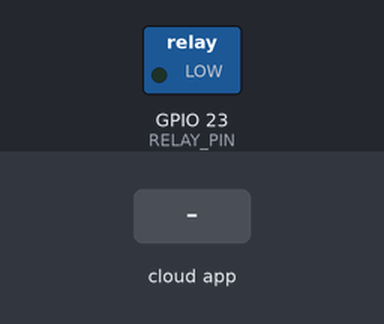
Simulated run of this sketch. Board: ESP32. Shown: switched loads named in the sketch (green lamp = pin HIGH). The inputs (shaded band) are chosen by the test bench. WiFi joins after 1.5 s; servers stay silent unless stated; what the sketch prints to the serial monitor is not drawn.

Above: at 2.7 s.
2.8 s: the phone or cloud app sets 678d0adcb15d6ea198e425c9 to 1
At 4.0 s:
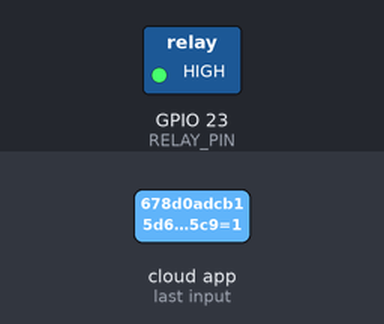
4.5 s: the phone or cloud app sets 678d0adcb15d6ea198e425c9 to 0
At 5.2 s:
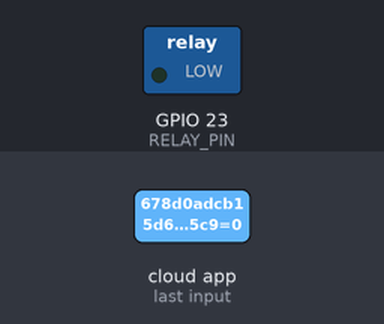
Timing chart, 0 to 7.5 s (numbered marks = the images above; inputs shaded):
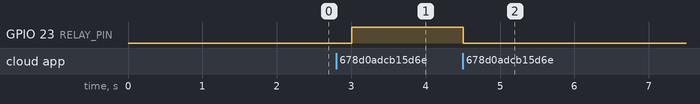

The sketch:

alexa-connection-sinric.ino
```cpp
#include <WiFi.h>
#include <ArduinoJson.h>
#include <SinricPro.h>
#include <SinricProFan.h>

const char* SSID = "Wokwi-GUEST";
const char* PASSWORD = "";

const char* APP_KEY = "76d65884-9bed-4842-a119-30d7892818e7";
const char* APP_SECRET = "01d5ef5c-6cb7-4e84-bb6a-32f92f01febd-ed033060-be79-46ec-b890-284b611a75aa";

const char* DEVICE_ID = "678d0adcb15d6ea198e425c9";

#define RELAY_PIN 23

bool relayState = false;

bool onPowerState(const String &deviceId, bool &state) {
  relayState = state;
  digitalWrite(RELAY_PIN, relayState ? HIGH : LOW);
  Serial.printf("Ventilador %s\n", relayState ? "Ligado" : "Desligado");
  return true;
}

void setup() {
  Serial.begin(115200);
  pinMode(RELAY_PIN, OUTPUT);
  digitalWrite(RELAY_PIN, LOW);

  WiFi.begin(SSID, PASSWORD);
  Serial.print("Conectando ao WiFi");
  while (WiFi.status() != WL_CONNECTED) {
    delay(500);
    Serial.print(".");
  }
  Serial.println("\nWiFi conectado!");

  Serial.println("Configurando Sinric Pro...");
  SinricPro.begin(APP_KEY, APP_SECRET);
  SinricPro.restoreDeviceStates(true);

  SinricProFan& fan = SinricPro[DEVICE_ID];
  fan.onPowerState(onPowerState);

  Serial.println("Sinric Pro inicializado!");
}


void loop() {
  if (WiFi.status() != WL_CONNECTED) {
    Serial.println("Desconectado do WiFi! Tentando reconectar...");
    WiFi.reconnect();
    delay(5000);
  }

  SinricPro.handle();
  delay(500);
}
```

Measured:
- after the input at 2.8 s, GPIO 23 (RELAY_PIN): LOW → HIGH after 0.20 s
- after the input at 4.5 s, GPIO 23 (RELAY_PIN): HIGH → LOW at once
